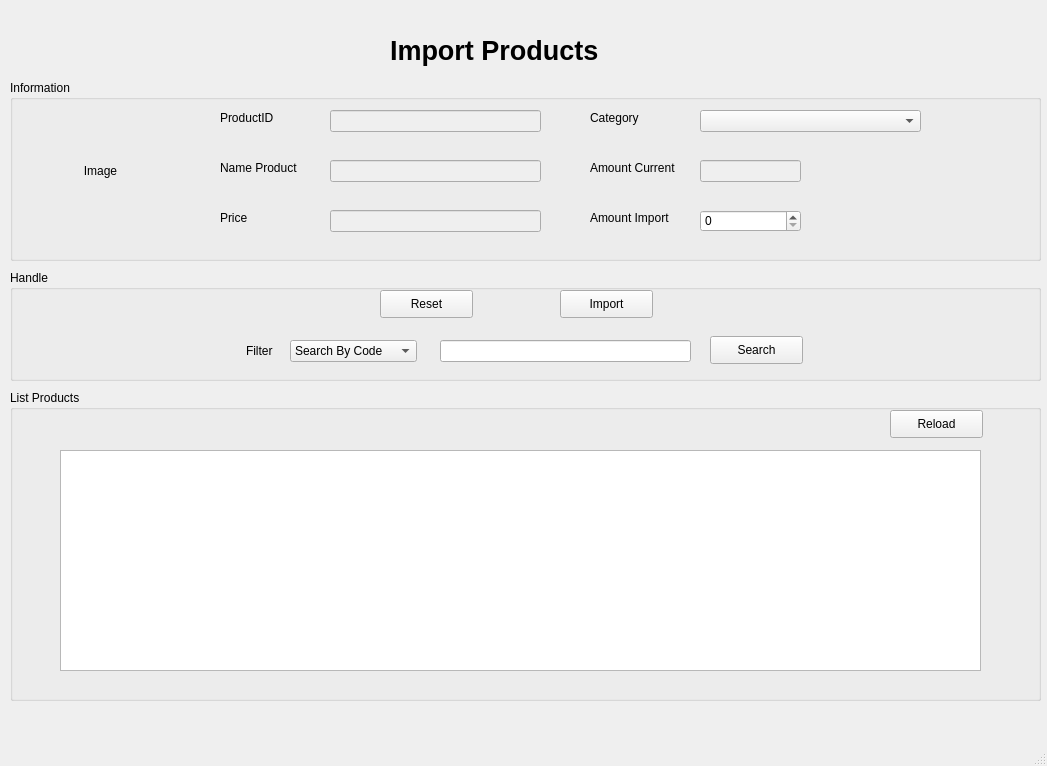
<?xml version="1.0" encoding="UTF-8"?>
<ui version="4.0">
 <class>MainWindow</class>
 <widget class="QMainWindow" name="MainWindow">
  <property name="geometry">
   <rect>
    <x>0</x>
    <y>0</y>
    <width>1047</width>
    <height>766</height>
   </rect>
  </property>
  <property name="windowTitle">
   <string>MainWindow</string>
  </property>
  <widget class="QWidget" name="centralwidget">
   <widget class="QLabel" name="label">
    <property name="geometry">
     <rect>
      <x>390</x>
      <y>30</y>
      <width>281</width>
      <height>41</height>
     </rect>
    </property>
    <property name="font">
     <font>
      <pointsize>20</pointsize>
      <weight>75</weight>
      <bold>true</bold>
     </font>
    </property>
    <property name="text">
     <string>Import Products</string>
    </property>
   </widget>
   <widget class="QGroupBox" name="groupBox_2">
    <property name="geometry">
     <rect>
      <x>10</x>
      <y>270</y>
      <width>1031</width>
      <height>111</height>
     </rect>
    </property>
    <property name="title">
     <string>Handle</string>
    </property>
    <widget class="QPushButton" name="btnImport">
     <property name="geometry">
      <rect>
       <x>550</x>
       <y>20</y>
       <width>93</width>
       <height>28</height>
      </rect>
     </property>
     <property name="text">
      <string>Import</string>
     </property>
    </widget>
    <widget class="QLineEdit" name="txtSearch">
     <property name="geometry">
      <rect>
       <x>430</x>
       <y>70</y>
       <width>251</width>
       <height>22</height>
      </rect>
     </property>
    </widget>
    <widget class="QPushButton" name="btnSearch">
     <property name="geometry">
      <rect>
       <x>700</x>
       <y>66</y>
       <width>93</width>
       <height>28</height>
      </rect>
     </property>
     <property name="text">
      <string>Search</string>
     </property>
    </widget>
    <widget class="QComboBox" name="cbxFilter">
     <property name="geometry">
      <rect>
       <x>280</x>
       <y>70</y>
       <width>127</width>
       <height>22</height>
      </rect>
     </property>
     <item>
      <property name="text">
       <string>Search By Code</string>
      </property>
     </item>
     <item>
      <property name="text">
       <string>Search By Name</string>
      </property>
     </item>
    </widget>
    <widget class="QLabel" name="label_8">
     <property name="geometry">
      <rect>
       <x>236</x>
       <y>73</y>
       <width>38</width>
       <height>16</height>
      </rect>
     </property>
     <property name="text">
      <string>Filter</string>
     </property>
    </widget>
    <widget class="QPushButton" name="btnReset">
     <property name="geometry">
      <rect>
       <x>370</x>
       <y>20</y>
       <width>93</width>
       <height>28</height>
      </rect>
     </property>
     <property name="text">
      <string>Reset</string>
     </property>
    </widget>
   </widget>
   <widget class="QGroupBox" name="groupBox">
    <property name="geometry">
     <rect>
      <x>10</x>
      <y>80</y>
      <width>1031</width>
      <height>181</height>
     </rect>
    </property>
    <property name="title">
     <string>Information</string>
    </property>
    <widget class="QLabel" name="lblProImage_2">
     <property name="enabled">
      <bool>true</bool>
     </property>
     <property name="geometry">
      <rect>
       <x>30</x>
       <y>20</y>
       <width>121</width>
       <height>141</height>
      </rect>
     </property>
     <property name="text">
      <string>Image</string>
     </property>
     <property name="alignment">
      <set>Qt::AlignCenter</set>
     </property>
    </widget>
    <widget class="QLabel" name="label_9">
     <property name="geometry">
      <rect>
       <x>210</x>
       <y>30</y>
       <width>55</width>
       <height>16</height>
      </rect>
     </property>
     <property name="text">
      <string>ProductID</string>
     </property>
    </widget>
    <widget class="QLabel" name="label_10">
     <property name="geometry">
      <rect>
       <x>210</x>
       <y>80</y>
       <width>87</width>
       <height>16</height>
      </rect>
     </property>
     <property name="text">
      <string>Name Product</string>
     </property>
    </widget>
    <widget class="QLabel" name="label_11">
     <property name="geometry">
      <rect>
       <x>580</x>
       <y>80</y>
       <width>91</width>
       <height>16</height>
      </rect>
     </property>
     <property name="text">
      <string>Amount Current</string>
     </property>
    </widget>
    <widget class="QLabel" name="label_12">
     <property name="geometry">
      <rect>
       <x>210</x>
       <y>130</y>
       <width>55</width>
       <height>16</height>
      </rect>
     </property>
     <property name="text">
      <string>Price</string>
     </property>
    </widget>
    <widget class="QLabel" name="label_13">
     <property name="geometry">
      <rect>
       <x>580</x>
       <y>30</y>
       <width>55</width>
       <height>16</height>
      </rect>
     </property>
     <property name="text">
      <string>Category</string>
     </property>
    </widget>
    <widget class="QLineEdit" name="txtProID">
     <property name="enabled">
      <bool>false</bool>
     </property>
     <property name="geometry">
      <rect>
       <x>320</x>
       <y>30</y>
       <width>211</width>
       <height>22</height>
      </rect>
     </property>
    </widget>
    <widget class="QLineEdit" name="txtProName">
     <property name="enabled">
      <bool>false</bool>
     </property>
     <property name="geometry">
      <rect>
       <x>320</x>
       <y>80</y>
       <width>211</width>
       <height>22</height>
      </rect>
     </property>
    </widget>
    <widget class="QLineEdit" name="txtProAmountCurrent">
     <property name="enabled">
      <bool>false</bool>
     </property>
     <property name="geometry">
      <rect>
       <x>690</x>
       <y>80</y>
       <width>101</width>
       <height>22</height>
      </rect>
     </property>
    </widget>
    <widget class="QLineEdit" name="txtProPrice">
     <property name="enabled">
      <bool>false</bool>
     </property>
     <property name="geometry">
      <rect>
       <x>320</x>
       <y>130</y>
       <width>211</width>
       <height>22</height>
      </rect>
     </property>
    </widget>
    <widget class="QComboBox" name="cbxCatPro">
     <property name="enabled">
      <bool>true</bool>
     </property>
     <property name="geometry">
      <rect>
       <x>690</x>
       <y>30</y>
       <width>221</width>
       <height>22</height>
      </rect>
     </property>
    </widget>
    <widget class="QLabel" name="label_14">
     <property name="geometry">
      <rect>
       <x>580</x>
       <y>130</y>
       <width>91</width>
       <height>16</height>
      </rect>
     </property>
     <property name="text">
      <string>Amount Import</string>
     </property>
    </widget>
    <widget class="QSpinBox" name="spnProAmountImport">
     <property name="geometry">
      <rect>
       <x>690</x>
       <y>130</y>
       <width>101</width>
       <height>22</height>
      </rect>
     </property>
    </widget>
   </widget>
   <widget class="QGroupBox" name="groupBox_3">
    <property name="geometry">
     <rect>
      <x>10</x>
      <y>390</y>
      <width>1031</width>
      <height>311</height>
     </rect>
    </property>
    <property name="title">
     <string>List Products</string>
    </property>
    <widget class="QTableWidget" name="tblPro">
     <property name="enabled">
      <bool>true</bool>
     </property>
     <property name="geometry">
      <rect>
       <x>50</x>
       <y>60</y>
       <width>921</width>
       <height>221</height>
      </rect>
     </property>
    </widget>
    <widget class="QPushButton" name="btnReload">
     <property name="geometry">
      <rect>
       <x>880</x>
       <y>20</y>
       <width>93</width>
       <height>28</height>
      </rect>
     </property>
     <property name="text">
      <string>Reload</string>
     </property>
    </widget>
   </widget>
   <widget class="QLabel" name="txtUserName">
    <property name="enabled">
     <bool>false</bool>
    </property>
    <property name="geometry">
     <rect>
      <x>900</x>
      <y>20</y>
      <width>131</width>
      <height>20</height>
     </rect>
    </property>
    <property name="sizePolicy">
     <sizepolicy hsizetype="Preferred" vsizetype="Preferred">
      <horstretch>0</horstretch>
      <verstretch>0</verstretch>
     </sizepolicy>
    </property>
    <property name="font">
     <font>
      <pointsize>12</pointsize>
      <weight>75</weight>
      <bold>true</bold>
     </font>
    </property>
    <property name="layoutDirection">
     <enum>Qt::LeftToRight</enum>
    </property>
    <property name="text">
     <string/>
    </property>
    <property name="alignment">
     <set>Qt::AlignRight|Qt::AlignTrailing|Qt::AlignVCenter</set>
    </property>
   </widget>
  </widget>
  <widget class="QMenuBar" name="menubar">
   <property name="geometry">
    <rect>
     <x>0</x>
     <y>0</y>
     <width>1047</width>
     <height>26</height>
    </rect>
   </property>
  </widget>
  <widget class="QStatusBar" name="statusbar"/>
 </widget>
 <resources/>
 <connections/>
</ui>
